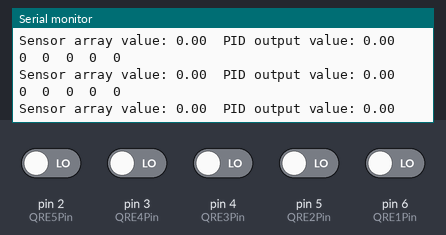
A sketch run on a simulated Arduino Uno, built with avr-gcc and run on an emulated ATmega328P. Parts: the last lines printed to the serial monitor. Inputs (shaded band) come from the test bench; at power-on: pin 2 (QRE5Pin), pin 3 (QRE4Pin), pin 4 (QRE3Pin), pin 5 (QRE2Pin), pin 6 (QRE1Pin) LOW.

Above: at 1.2 s.
1.3 s: pin 2 (QRE5Pin) driven HIGH
At 1.49 s:
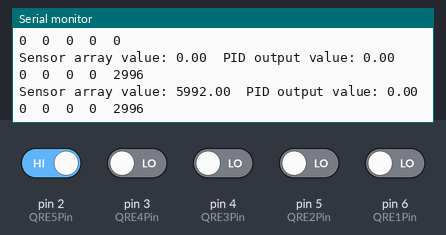
7.3 s: pin 3 (QRE4Pin) driven HIGH
At 7.44 s:
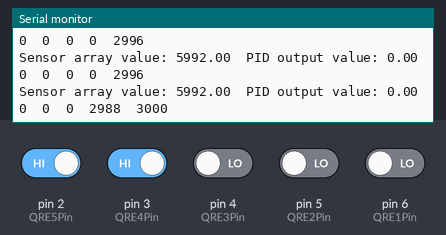
13.3 s: pin 4 (QRE3Pin) driven HIGH
At 13.38 s:
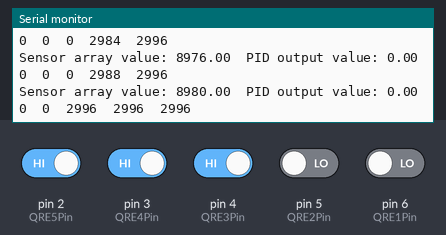
16.3 s: pin 2 (QRE5Pin) driven LOW
At 16.41 s:
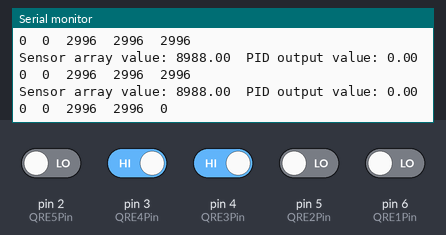
Timing chart, 0 to 19.3 s (numbered marks = the images above; inputs shaded):
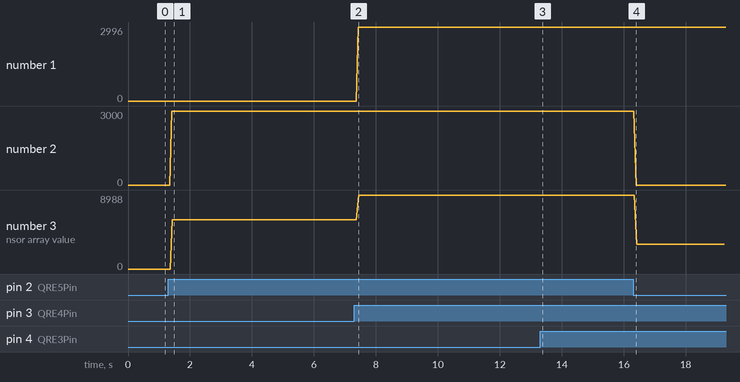

The sketch:

UdooSoftware.ino
```cpp
#include <PID_v1.h>

//Define pins for QRE1113s
int QRE1Pin = 6;
int QRE2Pin = 5;
int QRE3Pin = 4;
int QRE4Pin = 3;
int QRE5Pin = 2;


//Pins for Motors
int dcLeft = 10;
int dcRight = 9;

//Static motor speed
int static leftSpeed;
int static rightSpeed;

//For PID
double pidSetpoint, pidInput, pidOutput;
PID pid(&pidInput, &pidOutput, &pidSetpoint, 1,0,0, DIRECT);


void setup() {
  Serial.begin(9600);
  pinMode(dcLeft, OUTPUT);
  pinMode(dcRight, OUTPUT);


  //PID setup
  pidInput = 3000;
  pidSetpoint = 0;
  pid.SetMode(AUTOMATIC);

}

void loop() {

  //Read values of QREs
  int QRE1val = readQRE(QRE1Pin);
  int QRE2val = readQRE(QRE2Pin);
  int QRE3val = readQRE(QRE3Pin);
  int QRE4val = readQRE(QRE4Pin);
  int QRE5val = readQRE(QRE5Pin);

  //Average values for PID

   pidInput = (QRE1val*-2 + QRE2val*-1 + QRE3val*0 + QRE4val*1 + QRE5val*2);
   pid.Compute();


  //Adjust motors based off of values from QREs
 // if((leftSpeed + pidOutput) >= 0 && (rightSpeed + pidOutput) >= 0){
   //  analogWrite(dcLeft, leftSpeed + pidOutput);
     ///analogWrite(dcRight, rightSpeed + pidOutput);
//  }

 //Print QRE values
 Serial.print(QRE1val);
 Serial.print("\t");
 Serial.print(QRE2val);
 Serial.print("\t");
 Serial.print(QRE3val);
 Serial.print("\t");
 Serial.print(QRE4val);
 Serial.print("\t");
 Serial.print(QRE5val);
 Serial.print("\n");

 //Print pid vals
 Serial.print("Sensor array value: ");
 Serial.print(pidInput);
 Serial.print("\t");
 Serial.print("PID output value: ");
 Serial.print(pidOutput);
 Serial.print("\n\n");


}


//Function based off of code found at bildr.org/2011/06/qre1113-arduino
int readQRE(int QRENum){

  long time;
  int diff;

  //Basic setup to charge capacitor then read the release.
  pinMode(QRENum, OUTPUT);
  digitalWrite(QRENum, HIGH);
  delayMicroseconds(10);
  pinMode(QRENum, INPUT);

  //Arbitrary time to use for calculating difference
  time = micros();

  //This while times how long the inputis high but will quit if nothing happens after 3 miliseconds.
  while(digitalRead(QRENum) == HIGH && (micros()-time < 3000)){
  diff = micros() - time;
  }

  return diff;
}


void stop(){

 analogWrite(dcLeft, 0);
 analogWrite(dcRight, 0);
}
```

Measured:
- after the input at 1.3 s, the serial monitor: prints a new line after 0.11 s (image 1)
- after the input at 7.3 s, the serial monitor: prints a new line after 0.13 s (image 2)
- after the input at 13.3 s, the serial monitor: prints a new line after 0.07 s (image 3)
- after the input at 16.3 s, the serial monitor: prints a new line after 0.10 s (image 4)
- plotted number 1: 0 → 2988 after the input at 7.3 s
- plotted number 2: 0 → 2996 after the input at 1.3 s
- plotted number 3: 0 → 5992 after the input at 1.3 s, 5992 → 8976 after the input at 7.3 s
